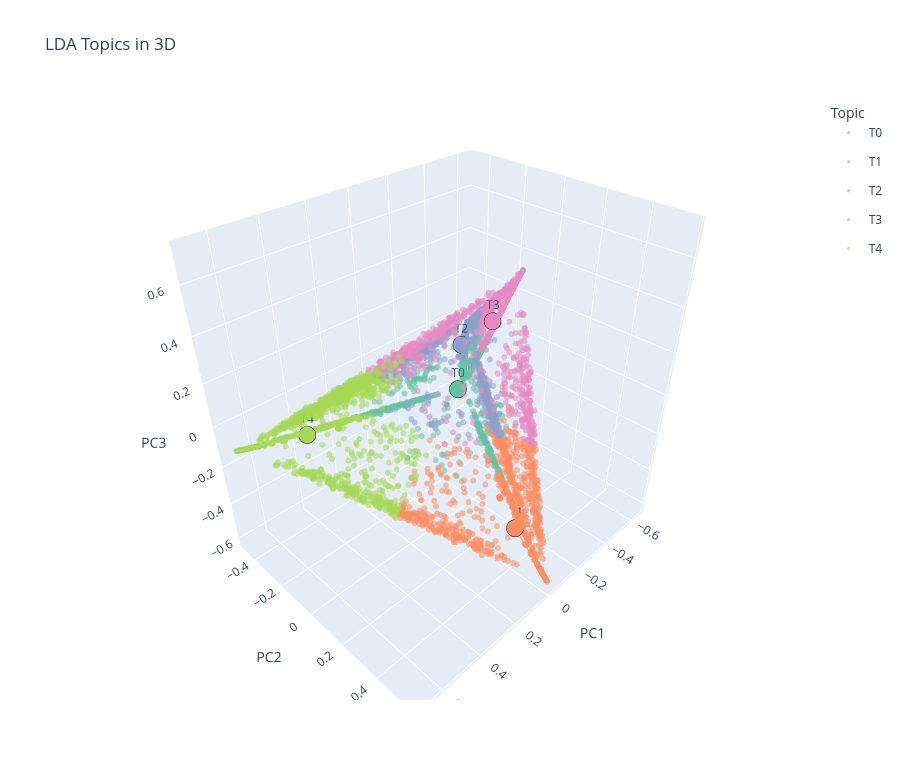

Here is the notebook cell this chart was saved with:
### Markdown cell above
## Final Visualization

Keep one chart that shows the final topic geometry after model selection and subtopic assignment.

### Code cell
import plotly.graph_objects as go
import plotly.express as px
from sklearn.decomposition import PCA

X = best_topic_matrix
coords3d = PCA(n_components=3, random_state=42).fit_transform(X)
df["cluster_x3"] = coords3d[:, 0]
df["cluster_y3"] = coords3d[:, 1]
df["cluster_z3"] = coords3d[:, 2]

if "best_dominant_topic" not in df.columns:
    df["best_dominant_topic"] = best_topic_matrix.argmax(axis=1)
if "best_topic_confidence" not in df.columns:
    df["best_topic_confidence"] = best_topic_matrix.max(axis=1)

topic_path_col = "topic_path" if "topic_path" in df.columns else "best_dominant_topic"
conf_col = "subtopic_confidence" if "subtopic_confidence" in df.columns else "best_topic_confidence"

df["hover_text_3d"] = (
    "<b>" + df["verse_ref"].astype(str) + "</b><br>"
    + df["text"].str[:120] + "...<br>"
    + "Topic: " + df["best_dominant_topic"].astype(str) + "<br>"
    + "Path: " + df[topic_path_col].astype(str) + "<br>"
    + "Confidence: " + df[conf_col].round(3).astype(str)
)

palette = px.colors.qualitative.Set2
fig = go.Figure()

for i, topic_id in enumerate(sorted(df["best_dominant_topic"].unique())):
    topic_docs = df[df["best_dominant_topic"] == topic_id]
    color = palette[i % len(palette)]
    lg = f"topic_{topic_id}"

    fig.add_trace(
        go.Scatter3d(
            x=topic_docs["cluster_x3"],
            y=topic_docs["cluster_y3"],
            z=topic_docs["cluster_z3"],
            mode="markers",
            name=f"T{topic_id}",
            legendgroup=lg,
            marker=dict(size=3.5, color=color, opacity=0.55),
            customdata=topic_docs[["hover_text_3d"]].values,
            hovertemplate="%{customdata[0]}<extra></extra>",
        )
    )

    cx = float(topic_docs["cluster_x3"].mean())
    cy = float(topic_docs["cluster_y3"].mean())
    cz = float(topic_docs["cluster_z3"].mean())

    top_docs = topic_docs.nlargest(8, "best_topic_confidence")
    for _, doc_row in top_docs.iterrows():
        fig.add_trace(
            go.Scatter3d(
                x=[cx, float(doc_row["cluster_x3"])],
                y=[cy, float(doc_row["cluster_y3"])],
                z=[cz, float(doc_row["cluster_z3"])],
                mode="lines",
                legendgroup=lg,
                showlegend=False,
                line=dict(color=color, width=2),
                hoverinfo="skip",
            )
        )

    fig.add_trace(
        go.Scatter3d(
            x=[cx], y=[cy], z=[cz],
            mode="markers+text",
            legendgroup=lg,
            showlegend=False,
            marker=dict(size=10, color=color, line=dict(color="black", width=1)),
            text=[f"T{topic_id}"],
            textposition="top center",
            hovertemplate=f"Topic {topic_id} centroid<extra></extra>",
        )
    )

fig.update_layout(
    title="LDA Topics in 3D",
    height=780,
    legend_title_text="Topic",
    scene=dict(
        xaxis_title="PC1",
        yaxis_title="PC2",
        zaxis_title="PC3",
    ),
)

fig.show()

### Figure 1 — Plotly figure (JSON) as saved in the notebook; plotly's stock layout.template omitted (floating-point values rounded to 4 significant figures; data arrays with more than 128 entries replaced by an {"elided": "..."} marker saying what was removed)
{"data": [{"customdata": {"elided": "1302x1 str values"}, "hovertemplate": "%{customdata[0]}<extra></extra>", "legendgroup": "topic_0", "marker": {"color": "rgb(102,194,165)", "opacity": 0.55, "size": 3.5}, "mode": "markers", "name": "T0", "type": "scatter3d", "x": {"elided": "1302 float values"}, "y": {"elided": "1302 float values"}, "z": {"elided": "1302 float values"}}, {"hoverinfo": "skip", "legendgroup": "topic_0", "line": {"color": "rgb(102,194,165)", "width": 2}, "mode": "lines", "showlegend": false, "type": "scatter3d", "x": [-0.05499, -0.07531], "y": [0.03006, 0.04291], "z": [0.0585, 0.07086]}, {"hoverinfo": "skip", "legendgroup": "topic_0", "line": {"color": "rgb(102,194,165)", "width": 2}, "mode": "lines", "showlegend": false, "type": "scatter3d", "x": [-0.05499, -0.07482], "y": [0.03006, 0.04287], "z": [0.0585, 0.07053]}, {"hoverinfo": "skip", "legendgroup": "topic_0", "line": {"color": "rgb(102,194,165)", "width": 2}, "mode": "lines", "showlegend": false, "type": "scatter3d", "x": [-0.05499, -0.07436], "y": [0.03006, 0.04263], "z": [0.0585, 0.06994]}, {"hoverinfo": "skip", "legendgroup": "topic_0", "line": {"color": "rgb(102,194,165)", "width": 2}, "mode": "lines", "showlegend": false, "type": "scatter3d", "x": [-0.05499, -0.07453], "y": [0.03006, 0.04265], "z": [0.0585, 0.06977]}, {"hoverinfo": "skip", "legendgroup": "topic_0", "line": {"color": "rgb(102,194,165)", "width": 2}, "mode": "lines", "showlegend": false, "type": "scatter3d", "x": [-0.05499, -0.07449], "y": [0.03006, 0.04257], "z": [0.0585, 0.06973]}, {"hoverinfo": "skip", "legendgroup": "topic_0", "line": {"color": "rgb(102,194,165)", "width": 2}, "mode": "lines", "showlegend": false, "type": "scatter3d", "x": [-0.05499, -0.07411], "y": [0.03006, 0.04263], "z": [0.0585, 0.07002]}, {"hoverinfo": "skip", "legendgroup": "topic_0", "line": {"color": "rgb(102,194,165)", "width": 2}, "mode": "lines", "showlegend": false, "type": "scatter3d", "x": [-0.05499, -0.07448], "y": [0.03006, 0.04253], "z": [0.0585, 0.06987]}, {"hoverinfo": "skip", "legendgroup": "topic_0", "line": {"color": "rgb(102,194,165)", "width": 2}, "mode": "lines", "showlegend": false, "type": "scatter3d", "x": [-0.05499, -0.07442], "y": [0.03006, 0.04225], "z": [0.0585, 0.06971]}, {"hovertemplate": "Topic 0 centroid<extra></extra>", "legendgroup": "topic_0", "marker": {"color": "rgb(102,194,165)", "line": {"color": "black", "width": 1}, "size": 10}, "mode": "markers+text", "showlegend": false, "text": ["T0"], "textposition": "top center", "type": "scatter3d", "x": [-0.05499], "y": [0.03006], "z": [0.0585]}, {"customdata": {"elided": "1551x1 str values"}, "hovertemplate": "%{customdata[0]}<extra></extra>", "legendgroup": "topic_1", "marker": {"color": "rgb(252,141,98)", "opacity": 0.55, "size": 3.5}, "mode": "markers", "name": "T1", "type": "scatter3d", "x": {"elided": "1551 float values"}, "y": {"elided": "1551 float values"}, "z": {"elided": "1551 float values"}}, {"hoverinfo": "skip", "legendgroup": "topic_1", "line": {"color": "rgb(252,141,98)", "width": 2}, "mode": "lines", "showlegend": false, "type": "scatter3d", "x": [-0.0126, -0.02307], "y": [0.3993, 0.5743], "z": [-0.4217, -0.6084]}, {"hoverinfo": "skip", "legendgroup": "topic_1", "line": {"color": "rgb(252,141,98)", "width": 2}, "mode": "lines", "showlegend": false, "type": "scatter3d", "x": [-0.0126, -0.02295], "y": [0.3993, 0.5703], "z": [-0.4217, -0.6042]}, {"hoverinfo": "skip", "legendgroup": "topic_1", "line": {"color": "rgb(252,141,98)", "width": 2}, "mode": "lines", "showlegend": false, "type": "scatter3d", "x": [-0.0126, -0.02276], "y": [0.3993, 0.5701], "z": [-0.4217, -0.6042]}, {"hoverinfo": "skip", "legendgroup": "topic_1", "line": {"color": "rgb(252,141,98)", "width": 2}, "mode": "lines", "showlegend": false, "type": "scatter3d", "x": [-0.0126, -0.02298], "y": [0.3993, 0.5703], "z": [-0.4217, -0.6038]}, {"hoverinfo": "skip", "legendgroup": "topic_1", "line": {"color": "rgb(252,141,98)", "width": 2}, "mode": "lines", "showlegend": false, "type": "scatter3d", "x": [-0.0126, -0.02298], "y": [0.3993, 0.5684], "z": [-0.4217, -0.6022]}, {"hoverinfo": "skip", "legendgroup": "topic_1", "line": {"color": "rgb(252,141,98)", "width": 2}, "mode": "lines", "showlegend": false, "type": "scatter3d", "x": [-0.0126, -0.02293], "y": [0.3993, 0.5684], "z": [-0.4217, -0.6022]}, {"hoverinfo": "skip", "legendgroup": "topic_1", "line": {"color": "rgb(252,141,98)", "width": 2}, "mode": "lines", "showlegend": false, "type": "scatter3d", "x": [-0.0126, -0.02286], "y": [0.3993, 0.5684], "z": [-0.4217, -0.6018]}, {"hoverinfo": "skip", "legendgroup": "topic_1", "line": {"color": "rgb(252,141,98)", "width": 2}, "mode": "lines", "showlegend": false, "type": "scatter3d", "x": [-0.0126, -0.02291], "y": [0.3993, 0.568], "z": [-0.4217, -0.6019]}, {"hovertemplate": "Topic 1 centroid<extra></extra>", "legendgroup": "topic_1", "marker": {"color": "rgb(252,141,98)", "line": {"color": "black", "width": 1}, "size": 10}, "mode": "markers+text", "showlegend": false, "text": ["T1"], "textposition": "top center", "type": "scatter3d", "x": [-0.0126], "y": [0.3993], "z": [-0.4217]}, {"customdata": {"elided": "1731x1 str values"}, "hovertemplate": "%{customdata[0]}<extra></extra>", "legendgroup": "topic_2", "marker": {"color": "rgb(141,160,203)", "opacity": 0.55, "size": 3.5}, "mode": "markers", "name": "T2", "type": "scatter3d", "x": {"elided": "1731 float values"}, "y": {"elided": "1731 float values"}, "z": {"elided": "1731 float values"}}, {"hoverinfo": "skip", "legendgroup": "topic_2", "line": {"color": "rgb(141,160,203)", "width": 2}, "mode": "lines", "showlegend": false, "type": "scatter3d", "x": [-0.4387, -0.6433], "y": [-0.3212, -0.4773], "z": [-0.04682, -0.0669]}, {"hoverinfo": "skip", "legendgroup": "topic_2", "line": {"color": "rgb(141,160,203)", "width": 2}, "mode": "lines", "showlegend": false, "type": "scatter3d", "x": [-0.4387, -0.6406], "y": [-0.3212, -0.4752], "z": [-0.04682, -0.06664]}, {"hoverinfo": "skip", "legendgroup": "topic_2", "line": {"color": "rgb(141,160,203)", "width": 2}, "mode": "lines", "showlegend": false, "type": "scatter3d", "x": [-0.4387, -0.6406], "y": [-0.3212, -0.4749], "z": [-0.04682, -0.06639]}, {"hoverinfo": "skip", "legendgroup": "topic_2", "line": {"color": "rgb(141,160,203)", "width": 2}, "mode": "lines", "showlegend": false, "type": "scatter3d", "x": [-0.4387, -0.6405], "y": [-0.3212, -0.475], "z": [-0.04682, -0.06642]}, {"hoverinfo": "skip", "legendgroup": "topic_2", "line": {"color": "rgb(141,160,203)", "width": 2}, "mode": "lines", "showlegend": false, "type": "scatter3d", "x": [-0.4387, -0.6381], "y": [-0.3212, -0.4731], "z": [-0.04682, -0.06644]}, {"hoverinfo": "skip", "legendgroup": "topic_2", "line": {"color": "rgb(141,160,203)", "width": 2}, "mode": "lines", "showlegend": false, "type": "scatter3d", "x": [-0.4387, -0.6381], "y": [-0.3212, -0.4732], "z": [-0.04682, -0.06647]}, {"hoverinfo": "skip", "legendgroup": "topic_2", "line": {"color": "rgb(141,160,203)", "width": 2}, "mode": "lines", "showlegend": false, "type": "scatter3d", "x": [-0.4387, -0.6379], "y": [-0.3212, -0.4732], "z": [-0.04682, -0.06631]}, {"hoverinfo": "skip", "legendgroup": "topic_2", "line": {"color": "rgb(141,160,203)", "width": 2}, "mode": "lines", "showlegend": false, "type": "scatter3d", "x": [-0.4387, -0.6378], "y": [-0.3212, -0.473], "z": [-0.04682, -0.06628]}, {"hovertemplate": "Topic 2 centroid<extra></extra>", "legendgroup": "topic_2", "marker": {"color": "rgb(141,160,203)", "line": {"color": "black", "width": 1}, "size": 10}, "mode": "markers+text", "showlegend": false, "text": ["T2"], "textposition": "top center", "type": "scatter3d", "x": [-0.4387], "y": [-0.3212], "z": [-0.04682]}, {"customdata": {"elided": "1591x1 str values"}, "hovertemplate": "%{customdata[0]}<extra></extra>", "legendgroup": "topic_3", "marker": {"color": "rgb(231,138,195)", "opacity": 0.55, "size": 3.5}, "mode": "markers", "name": "T3", "type": "scatter3d", "x": {"elided": "1591 float values"}, "y": {"elided": "1591 float values"}, "z": {"elided": "1591 float values"}}, {"hoverinfo": "skip", "legendgroup": "topic_3", "line": {"color": "rgb(231,138,195)", "width": 2}, "mode": "lines", "showlegend": false, "type": "scatter3d", "x": [0.01612, 0.02383], "y": [0.2588, 0.3823], "z": [0.4838, 0.7156]}, {"hoverinfo": "skip", "legendgroup": "topic_3", "line": {"color": "rgb(231,138,195)", "width": 2}, "mode": "lines", "showlegend": false, "type": "scatter3d", "x": [0.01612, 0.02376], "y": [0.2588, 0.3821], "z": [0.4838, 0.7153]}, {"hoverinfo": "skip", "legendgroup": "topic_3", "line": {"color": "rgb(231,138,195)", "width": 2}, "mode": "lines", "showlegend": false, "type": "scatter3d", "x": [0.01612, 0.02386], "y": [0.2588, 0.3818], "z": [0.4838, 0.7147]}, {"hoverinfo": "skip", "legendgroup": "topic_3", "line": {"color": "rgb(231,138,195)", "width": 2}, "mode": "lines", "showlegend": false, "type": "scatter3d", "x": [0.01612, 0.02375], "y": [0.2588, 0.3814], "z": [0.4838, 0.7139]}, {"hoverinfo": "skip", "legendgroup": "topic_3", "line": {"color": "rgb(231,138,195)", "width": 2}, "mode": "lines", "showlegend": false, "type": "scatter3d", "x": [0.01612, 0.0237], "y": [0.2588, 0.3814], "z": [0.4838, 0.7135]}, {"hoverinfo": "skip", "legendgroup": "topic_3", "line": {"color": "rgb(231,138,195)", "width": 2}, "mode": "lines", "showlegend": false, "type": "scatter3d", "x": [0.01612, 0.02366], "y": [0.2588, 0.3812], "z": [0.4838, 0.7134]}, {"hoverinfo": "skip", "legendgroup": "topic_3", "line": {"color": "rgb(231,138,195)", "width": 2}, "mode": "lines", "showlegend": false, "type": "scatter3d", "x": [0.01612, 0.02377], "y": [0.2588, 0.381], "z": [0.4838, 0.713]}, {"hoverinfo": "skip", "legendgroup": "topic_3", "line": {"color": "rgb(231,138,195)", "width": 2}, "mode": "lines", "showlegend": false, "type": "scatter3d", "x": [0.01612, 0.0236], "y": [0.2588, 0.3803], "z": [0.4838, 0.7118]}, {"hovertemplate": "Topic 3 centroid<extra></extra>", "legendgroup": "topic_3", "marker": {"color": "rgb(231,138,195)", "line": {"color": "black", "width": 1}, "size": 10}, "mode": "markers+text", "showlegend": false, "text": ["T3"], "textposition": "top center", "type": "scatter3d", "x": [0.01612], "y": [0.2588], "z": [0.4838]}, {"customdata": {"elided": "1783x1 str values"}, "hovertemplate": "%{customdata[0]}<extra></extra>", "legendgroup": "topic_4", "marker": {"color": "rgb(166,216,84)", "opacity": 0.55, "size": 3.5}, "mode": "markers", "name": "T4", "type": "scatter3d", "x": {"elided": "1783 float values"}, "y": {"elided": "1783 float values"}, "z": {"elided": "1783 float values"}}, {"hoverinfo": "skip", "legendgroup": "topic_4", "line": {"color": "rgb(166,216,84)", "width": 2}, "mode": "lines", "showlegend": false, "type": "scatter3d", "x": [0.4627, 0.6918], "y": [-0.2884, -0.4409], "z": [-0.06208, -0.1004]}, {"hoverinfo": "skip", "legendgroup": "topic_4", "line": {"color": "rgb(166,216,84)", "width": 2}, "mode": "lines", "showlegend": false, "type": "scatter3d", "x": [0.4627, 0.6918], "y": [-0.2884, -0.4407], "z": [-0.06208, -0.1004]}, {"hoverinfo": "skip", "legendgroup": "topic_4", "line": {"color": "rgb(166,216,84)", "width": 2}, "mode": "lines", "showlegend": false, "type": "scatter3d", "x": [0.4627, 0.69], "y": [-0.2884, -0.4398], "z": [-0.06208, -0.1002]}, {"hoverinfo": "skip", "legendgroup": "topic_4", "line": {"color": "rgb(166,216,84)", "width": 2}, "mode": "lines", "showlegend": false, "type": "scatter3d", "x": [0.4627, 0.6882], "y": [-0.2884, -0.4384], "z": [-0.06208, -0.09996]}, {"hoverinfo": "skip", "legendgroup": "topic_4", "line": {"color": "rgb(166,216,84)", "width": 2}, "mode": "lines", "showlegend": false, "type": "scatter3d", "x": [0.4627, 0.6861], "y": [-0.2884, -0.4371], "z": [-0.06208, -0.09957]}, {"hoverinfo": "skip", "legendgroup": "topic_4", "line": {"color": "rgb(166,216,84)", "width": 2}, "mode": "lines", "showlegend": false, "type": "scatter3d", "x": [0.4627, 0.6859], "y": [-0.2884, -0.4371], "z": [-0.06208, -0.09958]}, {"hoverinfo": "skip", "legendgroup": "topic_4", "line": {"color": "rgb(166,216,84)", "width": 2}, "mode": "lines", "showlegend": false, "type": "scatter3d", "x": [0.4627, 0.686], "y": [-0.2884, -0.4368], "z": [-0.06208, -0.09933]}, {"hoverinfo": "skip", "legendgroup": "topic_4", "line": {"color": "rgb(166,216,84)", "width": 2}, "mode": "lines", "showlegend": false, "type": "scatter3d", "x": [0.4627, 0.6857], "y": [-0.2884, -0.437], "z": [-0.06208, -0.09966]}, {"hovertemplate": "Topic 4 centroid<extra></extra>", "legendgroup": "topic_4", "marker": {"color": "rgb(166,216,84)", "line": {"color": "black", "width": 1}, "size": 10}, "mode": "markers+text", "showlegend": false, "text": ["T4"], "textposition": "top center", "type": "scatter3d", "x": [0.4627], "y": [-0.2884], "z": [-0.06208]}], "layout": {"height": 780, "legend": {"title": {"text": "Topic"}}, "scene": {"xaxis": {"title": {"text": "PC1"}}, "yaxis": {"title": {"text": "PC2"}}, "zaxis": {"title": {"text": "PC3"}}}, "title": {"text": "LDA Topics in 3D"}}}
